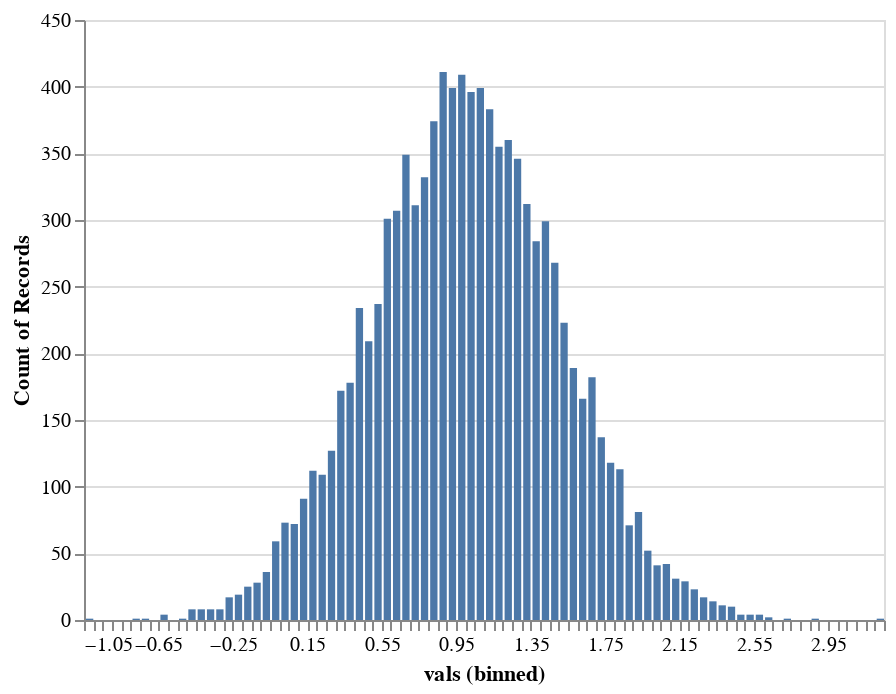

Write notebook code for a chart like this one.
### Code cell
alt.Chart(vals2_df).mark_bar().encode(x=alt.X('vals:Q',
                                             bin=alt.Bin(maxbins=100)),
                                     y='count()',
                                     tooltip=['count()'])

### Figure 1 — Vega-Lite specification as saved in the notebook (floating-point values rounded to 4 significant figures; data arrays with more than 128 entries replaced by an {"elided": "..."} marker saying what was removed)
{"config": {"view": {"continuousWidth": 400, "continuousHeight": 300}}, "data": {"name": "data-e42f419383b08ea718ec04f2ecce3eb7"}, "mark": "bar", "encoding": {"tooltip": [{"type": "quantitative", "aggregate": "count"}], "x": {"type": "quantitative", "bin": {"maxbins": 100}, "field": "vals"}, "y": {"type": "quantitative", "aggregate": "count"}}, "$schema": "https://vega.github.io/schema/vega-lite/v4.8.1.json", "datasets": {"data-e42f419383b08ea718ec04f2ecce3eb7": {"elided": "10000 records"}}}
